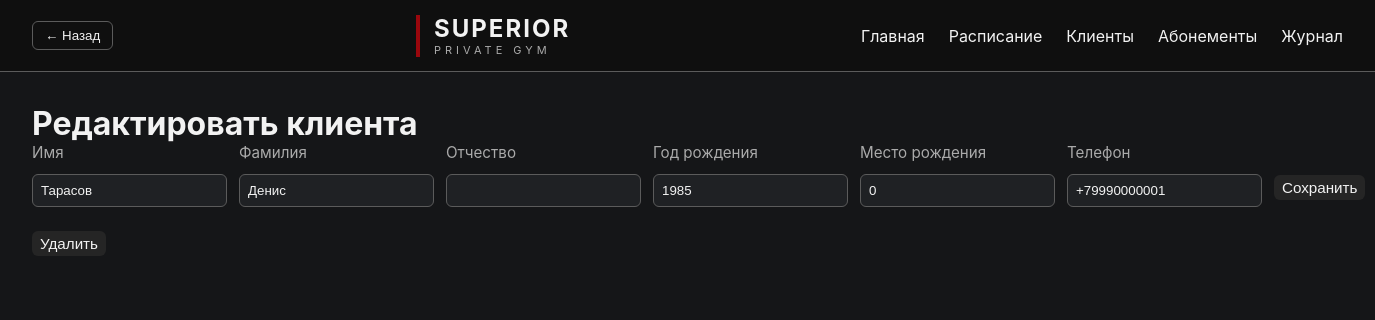
The page /clients/edit/4 on the database as committed earlier.
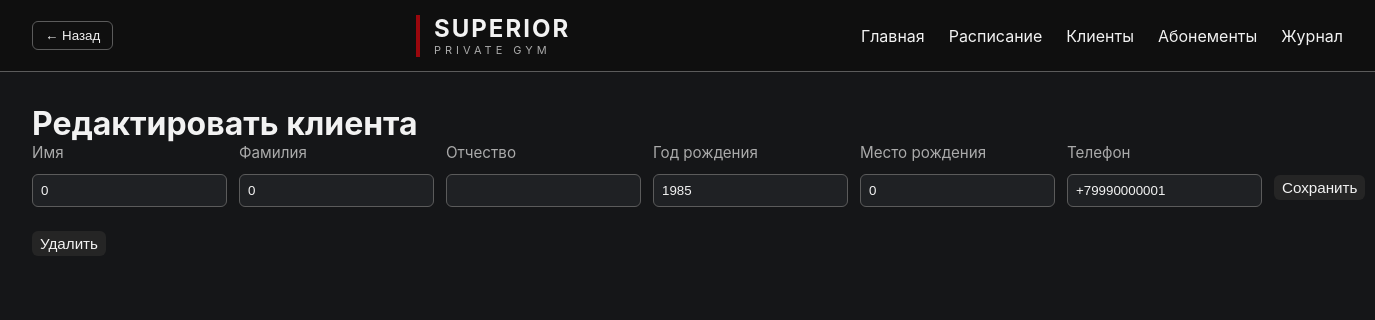
The same page on the database as committed later.
### app.py (models this page shows, shortened)
class Client(Base):
    __tablename__ = "clients"
    id = Column(Integer, primary_key=True)
    first_name = Column(String, nullable=True)
    last_name = Column(String, nullable=True)
    patronymic = Column(String, nullable=True)
    birth_year = Column(Integer, nullable=True)
    birth_place = Column(String, nullable=True)
    phone = Column(String, nullable=True)
    name = Column(String, nullable=True)
    remaining_sessions = Column(Integer, default=1)

### app.py (the view)
@app.get("/clients/edit/{client_id}")
def clients_edit(request: Request, client_id: int, db: Session = Depends(get_db)):
    client = db.get(Client, client_id)
    if client is None:
        return RedirectResponse("/clients", status_code=303)
    return templates.TemplateResponse(
        request=request,
        name="clients_edit.html",
        context={"client": client},
    )

### templates/clients_edit.html
{% extends "base.html" %}
{% block content %}
<h1>Редактировать клиента</h1>
<form method="post" action="/clients/edit/{{ client.id }}" class="edit-form">
    <div class="form-row"><label class="label">Имя</label><input class="field" type="text" name="first_name" value="{{ client.first_name or '' }}" required /></div>
    <div class="form-row"><label class="label">Фамилия</label><input class="field" type="text" name="last_name" value="{{ client.last_name or '' }}" /></div>
    <div class="form-row"><label class="label">Отчество</label><input class="field" type="text" name="patronymic" value="{{ client.patronymic or '' }}" /></div>
    <div class="form-row"><label class="label">Год рождения</label><input class="field" type="number" name="birth_year" value="{{ client.birth_year or '' }}" /></div>
    <div class="form-row"><label class="label">Место рождения</label><input class="field" type="text" name="birth_place" value="{{ client.birth_place or '' }}" /></div>
    <div class="form-row"><label class="label">Телефон</label><input class="field" type="text" name="phone" value="{{ client.phone or '' }}" /></div>
    <div class="edit-actions">
        <button class="btn btn--small" type="submit">Сохранить</button>
    </div>
</form>
<div class="edit-actions">
    <form method="post" action="/clients/delete/{{ client.id }}" onsubmit="return confirm('Удалить клиента?');" style="display:inline">
        <button class="btn btn--small">Удалить</button>
    </form>
</div>
{% endblock %}

Rows that differ between the two databases and show on the page:
changed Client: first_name "Тарасов" → "0"; last_name "Денис" → "0"
